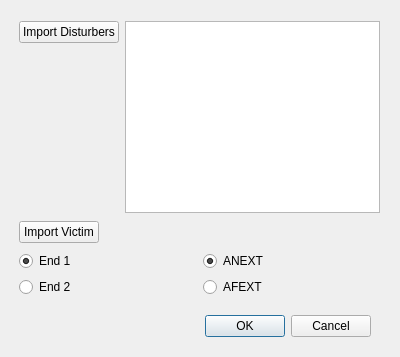
<?xml version="1.0" encoding="UTF-8"?>
<ui version="4.0">
 <class>AlienImportDialog</class>
 <widget class="QDialog" name="AlienImportDialog">
  <property name="geometry">
   <rect>
    <x>0</x>
    <y>0</y>
    <width>400</width>
    <height>357</height>
   </rect>
  </property>
  <property name="windowTitle">
   <string>Import Alien SNPs</string>
  </property>
  <widget class="QDialogButtonBox" name="buttonBox">
   <property name="geometry">
    <rect>
     <x>30</x>
     <y>310</y>
     <width>341</width>
     <height>32</height>
    </rect>
   </property>
   <property name="orientation">
    <enum>Qt::Horizontal</enum>
   </property>
   <property name="standardButtons">
    <set>QDialogButtonBox::Cancel|QDialogButtonBox::Ok</set>
   </property>
  </widget>
  <widget class="QWidget" name="formLayoutWidget">
   <property name="geometry">
    <rect>
     <x>19</x>
     <y>19</y>
     <width>361</width>
     <height>281</height>
    </rect>
   </property>
   <layout class="QFormLayout" name="formLayout">
    <item row="0" column="0">
     <widget class="QPushButton" name="disturbersButton">
      <property name="text">
       <string>Import Disturbers</string>
      </property>
     </widget>
    </item>
    <item row="0" column="1">
     <widget class="QListWidget" name="disturbersList"/>
    </item>
    <item row="1" column="0">
     <widget class="QPushButton" name="victimButton">
      <property name="text">
       <string>Import Victim</string>
      </property>
     </widget>
    </item>
    <item row="1" column="1">
     <widget class="QLabel" name="victimLabel">
      <property name="text">
       <string/>
      </property>
     </widget>
    </item>
    <item row="2" column="0" colspan="2">
     <layout class="QGridLayout" name="gridLayout">
      <item row="0" column="0">
       <widget class="QRadioButton" name="end1Button">
        <property name="text">
         <string>End 1</string>
        </property>
        <property name="checked">
         <bool>true</bool>
        </property>
        <property name="autoExclusive">
         <bool>false</bool>
        </property>
       </widget>
      </item>
      <item row="1" column="0">
       <widget class="QRadioButton" name="end2Button">
        <property name="text">
         <string>End 2</string>
        </property>
        <property name="autoExclusive">
         <bool>false</bool>
        </property>
       </widget>
      </item>
      <item row="0" column="1">
       <widget class="QRadioButton" name="anextButton">
        <property name="text">
         <string>ANEXT</string>
        </property>
        <property name="checked">
         <bool>true</bool>
        </property>
        <property name="autoExclusive">
         <bool>false</bool>
        </property>
       </widget>
      </item>
      <item row="1" column="1">
       <widget class="QRadioButton" name="afextButton">
        <property name="text">
         <string>AFEXT</string>
        </property>
        <property name="autoExclusive">
         <bool>true</bool>
        </property>
       </widget>
      </item>
     </layout>
    </item>
   </layout>
  </widget>
 </widget>
 <resources/>
 <connections>
  <connection>
   <sender>buttonBox</sender>
   <signal>accepted()</signal>
   <receiver>AlienImportDialog</receiver>
   <slot>accept()</slot>
   <hints>
    <hint type="sourcelabel">
     <x>248</x>
     <y>254</y>
    </hint>
    <hint type="destinationlabel">
     <x>157</x>
     <y>274</y>
    </hint>
   </hints>
  </connection>
  <connection>
   <sender>buttonBox</sender>
   <signal>rejected()</signal>
   <receiver>AlienImportDialog</receiver>
   <slot>reject()</slot>
   <hints>
    <hint type="sourcelabel">
     <x>316</x>
     <y>260</y>
    </hint>
    <hint type="destinationlabel">
     <x>286</x>
     <y>274</y>
    </hint>
   </hints>
  </connection>
 </connections>
</ui>
